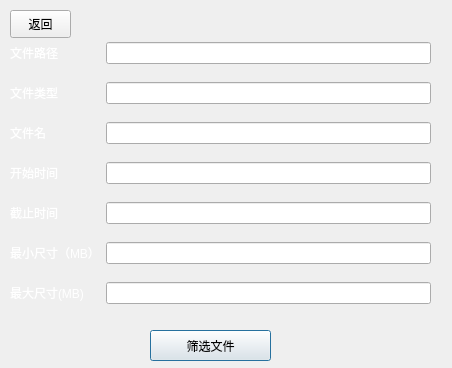
<?xml version="1.0" encoding="UTF-8"?>
<ui version="4.0">
 <class>Filefilter</class>
 <widget class="QDialog" name="Filefilter">
  <property name="geometry">
   <rect>
    <x>0</x>
    <y>0</y>
    <width>452</width>
    <height>368</height>
   </rect>
  </property>
  <property name="windowTitle">
   <string>自定义备份</string>
  </property>
  <widget class="QPushButton" name="filterButton">
   <property name="geometry">
    <rect>
     <x>150</x>
     <y>330</y>
     <width>121</width>
     <height>31</height>
    </rect>
   </property>
   <property name="text">
    <string>筛选文件</string>
   </property>
  </widget>
  <widget class="QPushButton" name="returnButton">
   <property name="geometry">
    <rect>
     <x>10</x>
     <y>10</y>
     <width>61</width>
     <height>28</height>
    </rect>
   </property>
   <property name="text">
    <string>返回</string>
   </property>
  </widget>
  <widget class="QWidget" name="layoutWidget">
   <property name="geometry">
    <rect>
     <x>10</x>
     <y>30</y>
     <width>421</width>
     <height>291</height>
    </rect>
   </property>
   <layout class="QGridLayout" name="gridLayout">
    <item row="2" column="0">
     <widget class="QLabel" name="label_3">
      <property name="text">
       <string>&lt;html&gt;&lt;head/&gt;&lt;body&gt;&lt;p&gt;&lt;span style=&quot; color:#ffffff;&quot;&gt;文件名&lt;/span&gt;&lt;/p&gt;&lt;/body&gt;&lt;/html&gt;</string>
      </property>
     </widget>
    </item>
    <item row="1" column="1">
     <widget class="QLineEdit" name="typesTextBox"/>
    </item>
    <item row="5" column="0">
     <widget class="QLabel" name="label_5">
      <property name="text">
       <string>&lt;html&gt;&lt;head/&gt;&lt;body&gt;&lt;p&gt;&lt;span style=&quot; color:#ffffff;&quot;&gt;最小尺寸（MB）&lt;/span&gt;&lt;/p&gt;&lt;/body&gt;&lt;/html&gt;</string>
      </property>
     </widget>
    </item>
    <item row="2" column="1">
     <widget class="QLineEdit" name="namesTextBox"/>
    </item>
    <item row="0" column="1">
     <widget class="QLineEdit" name="pathTextBox"/>
    </item>
    <item row="0" column="0">
     <widget class="QLabel" name="label_7">
      <property name="text">
       <string>&lt;html&gt;&lt;head/&gt;&lt;body&gt;&lt;p&gt;&lt;span style=&quot; color:#ffffff;&quot;&gt;文件路径&lt;/span&gt;&lt;/p&gt;&lt;/body&gt;&lt;/html&gt;</string>
      </property>
     </widget>
    </item>
    <item row="6" column="1">
     <widget class="QLineEdit" name="maxSizeTextBox"/>
    </item>
    <item row="1" column="0">
     <widget class="QLabel" name="label">
      <property name="maximumSize">
       <size>
        <width>100</width>
        <height>20</height>
       </size>
      </property>
      <property name="text">
       <string>&lt;html&gt;&lt;head/&gt;&lt;body&gt;&lt;p&gt;&lt;span style=&quot; color:#ffffff;&quot;&gt;文件类型&lt;/span&gt;&lt;/p&gt;&lt;/body&gt;&lt;/html&gt;</string>
      </property>
     </widget>
    </item>
    <item row="3" column="1">
     <widget class="QLineEdit" name="startTimeTextBox"/>
    </item>
    <item row="4" column="0">
     <widget class="QLabel" name="label_4">
      <property name="text">
       <string>&lt;html&gt;&lt;head/&gt;&lt;body&gt;&lt;p&gt;&lt;span style=&quot; color:#ffffff;&quot;&gt;截止时间&lt;/span&gt;&lt;/p&gt;&lt;/body&gt;&lt;/html&gt;</string>
      </property>
     </widget>
    </item>
    <item row="3" column="0">
     <widget class="QLabel" name="label_2">
      <property name="text">
       <string>&lt;html&gt;&lt;head/&gt;&lt;body&gt;&lt;p&gt;&lt;span style=&quot; color:#ffffff;&quot;&gt;开始时间&lt;/span&gt;&lt;/p&gt;&lt;/body&gt;&lt;/html&gt;</string>
      </property>
     </widget>
    </item>
    <item row="6" column="0">
     <widget class="QLabel" name="label_6">
      <property name="text">
       <string>&lt;html&gt;&lt;head/&gt;&lt;body&gt;&lt;p&gt;&lt;span style=&quot; color:#ffffff;&quot;&gt;最大尺寸(MB)&lt;/span&gt;&lt;/p&gt;&lt;/body&gt;&lt;/html&gt;</string>
      </property>
     </widget>
    </item>
    <item row="5" column="1">
     <widget class="QLineEdit" name="minSizeTextBox"/>
    </item>
    <item row="4" column="1">
     <widget class="QLineEdit" name="endTimeTextBox"/>
    </item>
   </layout>
  </widget>
  <widget class="QLabel" name="label_8">
   <property name="geometry">
    <rect>
     <x>0</x>
     <y>0</y>
     <width>481</width>
     <height>381</height>
    </rect>
   </property>
   <property name="styleSheet">
    <string notr="true">border-image: url(:/new/prefix1/1.png);</string>
   </property>
   <property name="text">
    <string/>
   </property>
  </widget>
  <zorder>label_8</zorder>
  <zorder>filterButton</zorder>
  <zorder>returnButton</zorder>
  <zorder>layoutWidget</zorder>
 </widget>
 <resources/>
 <connections/>
</ui>
